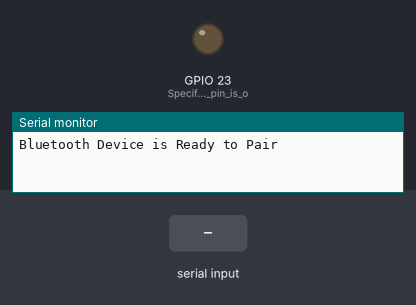
Bench run of a sketch on a simulated ESP32. Parts: output pins drawn as LEDs (lit = HIGH), the last lines printed to the serial monitor. The inputs (shaded band) are chosen by the test bench. Nothing arrives over Bluetooth unless stated.

Above: at 1.2 s.
1.3 s: "1" received over the second serial link
At 2.1 s:
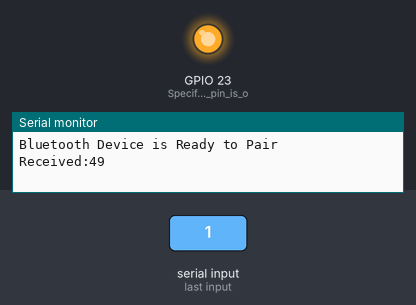
2.8 s: "0" received over the second serial link
At 3.6 s:
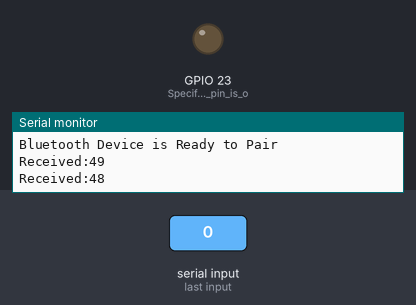
Timing chart, 0 to 5.8 s (numbered marks = the images above; inputs shaded):
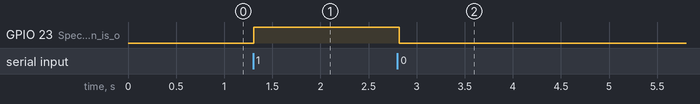

Measured:
- after the input at 1.3 s, GPIO 23 (Specify_that_LED_pin_is_o): LOW → HIGH at once
- after the input at 2.8 s, GPIO 23 (Specify_that_LED_pin_is_o): HIGH → LOW at once

The sketch:

sketch_may27a.ino
```cpp
/*Program to control LED (ON/OFF) from ESP32 using Serial Bluetooth
 * Thanks to Neil Kolbans for his efoorts in adding the support to Arduino IDE
 * Turotial on: www.circuitdigest.com
 */

#include "BluetoothSerial.h" //Header File for Serial Bluetooth, will be added by default into Arduino

BluetoothSerial ESP_BT; //Object for Bluetooth

int incoming;

void setup() {
  Serial.begin(9600); //Start Serial monitor in 9600
  ESP_BT.begin("ESP32_LED_Control"); //Name of your Bluetooth Signal
  Serial.println("Bluetooth Device is Ready to Pair");

  pinMode (23, OUTPUT);//Specify that LED pin is output
}

void loop() {

  if (ESP_BT.available()) //Check if we receive anything from Bluetooth
  {
    incoming = ESP_BT.read(); //Read what we recevive
    Serial.print("Received:"); Serial.println(incoming);

    if (incoming == 49)       // 49 is ASCII for 1. Bluetooth sends digits as chars.
        {
        digitalWrite(23, HIGH);
        ESP_BT.println("LED turned ON");
        }

    if (incoming == 48)       // 48 is ASCII for 0
        {
        digitalWrite(23, LOW);
        ESP_BT.println("LED turned OFF");
        }
  }
  delay(20);
}
```
